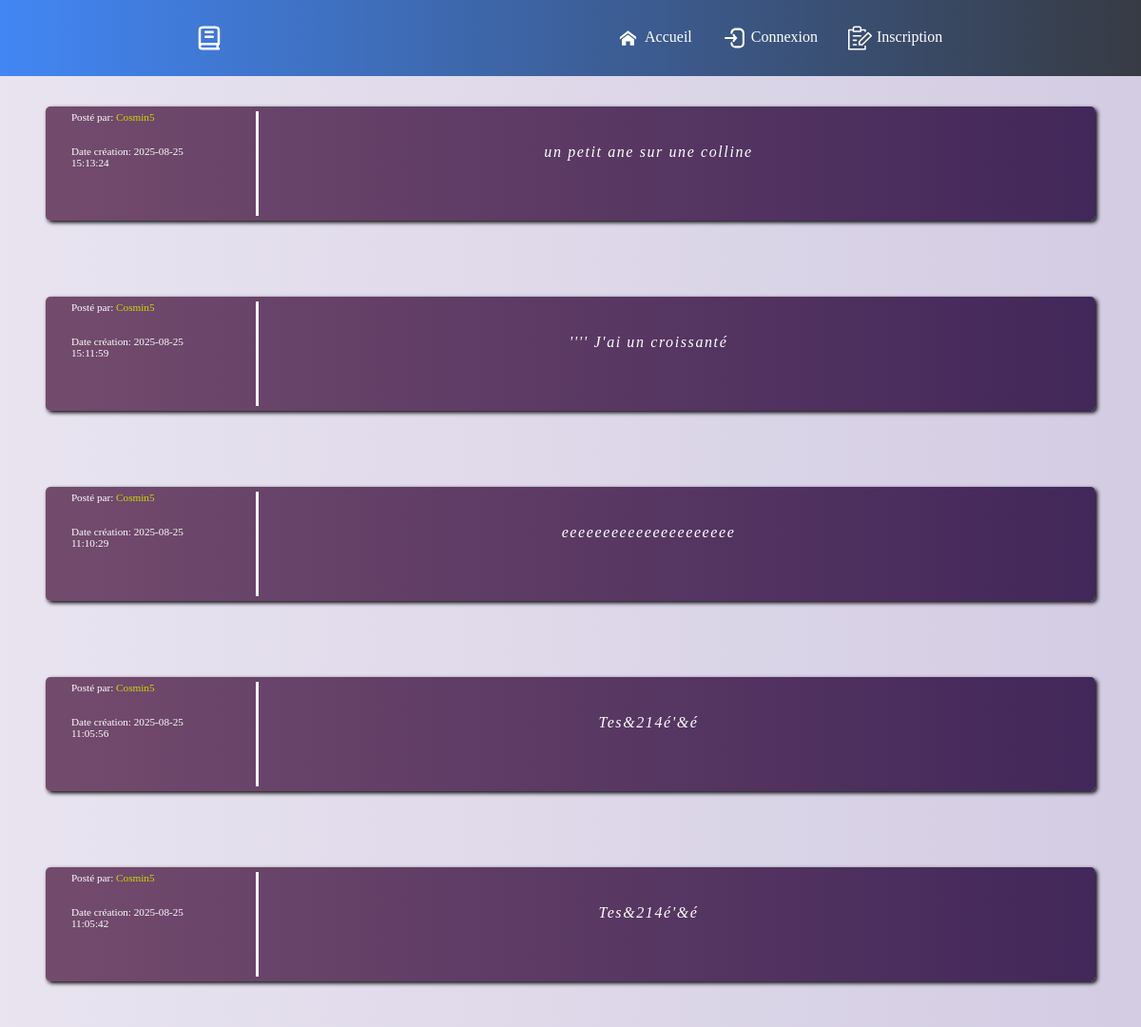
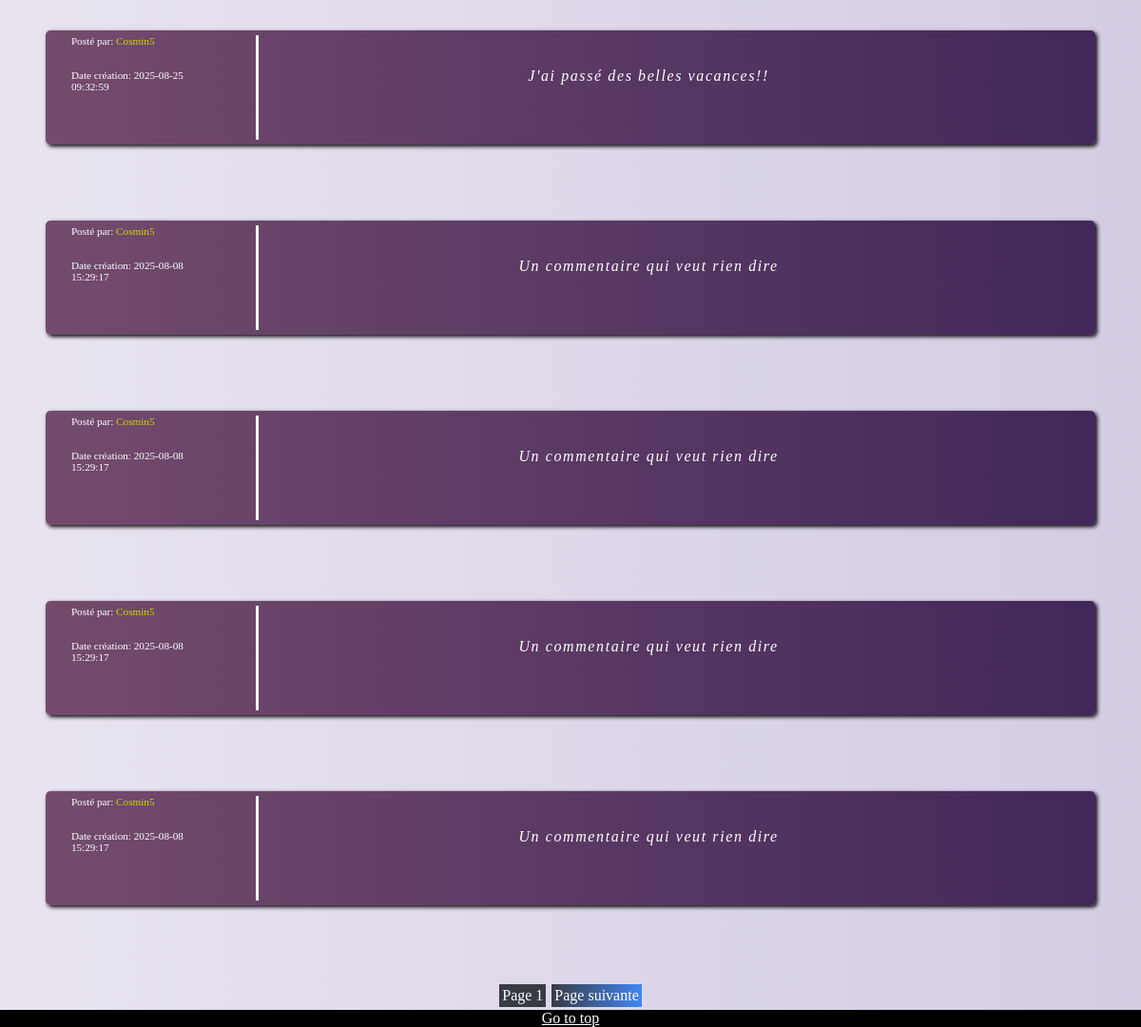
The page /livre-or.php on the database as committed earlier (2 pictures, top to bottom).
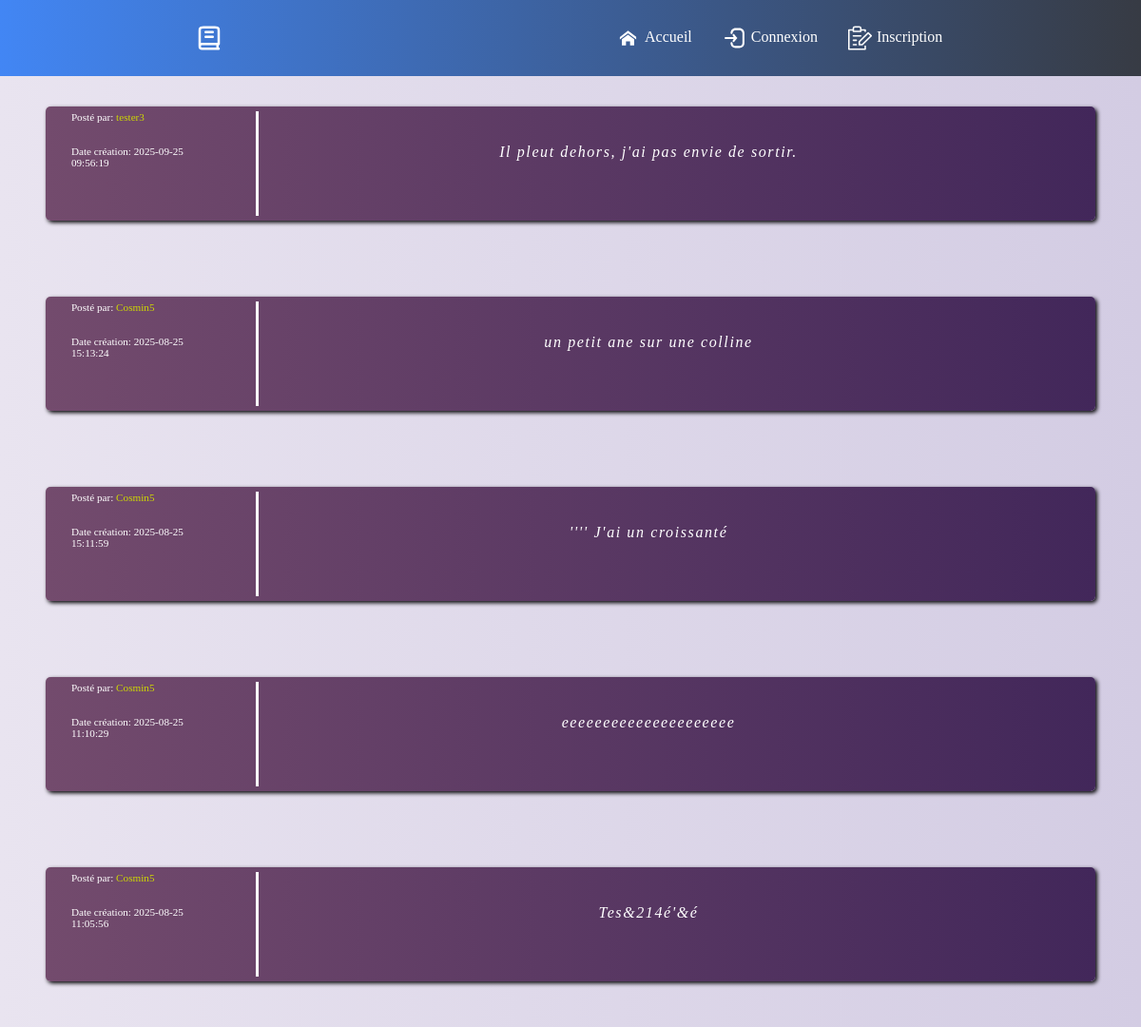
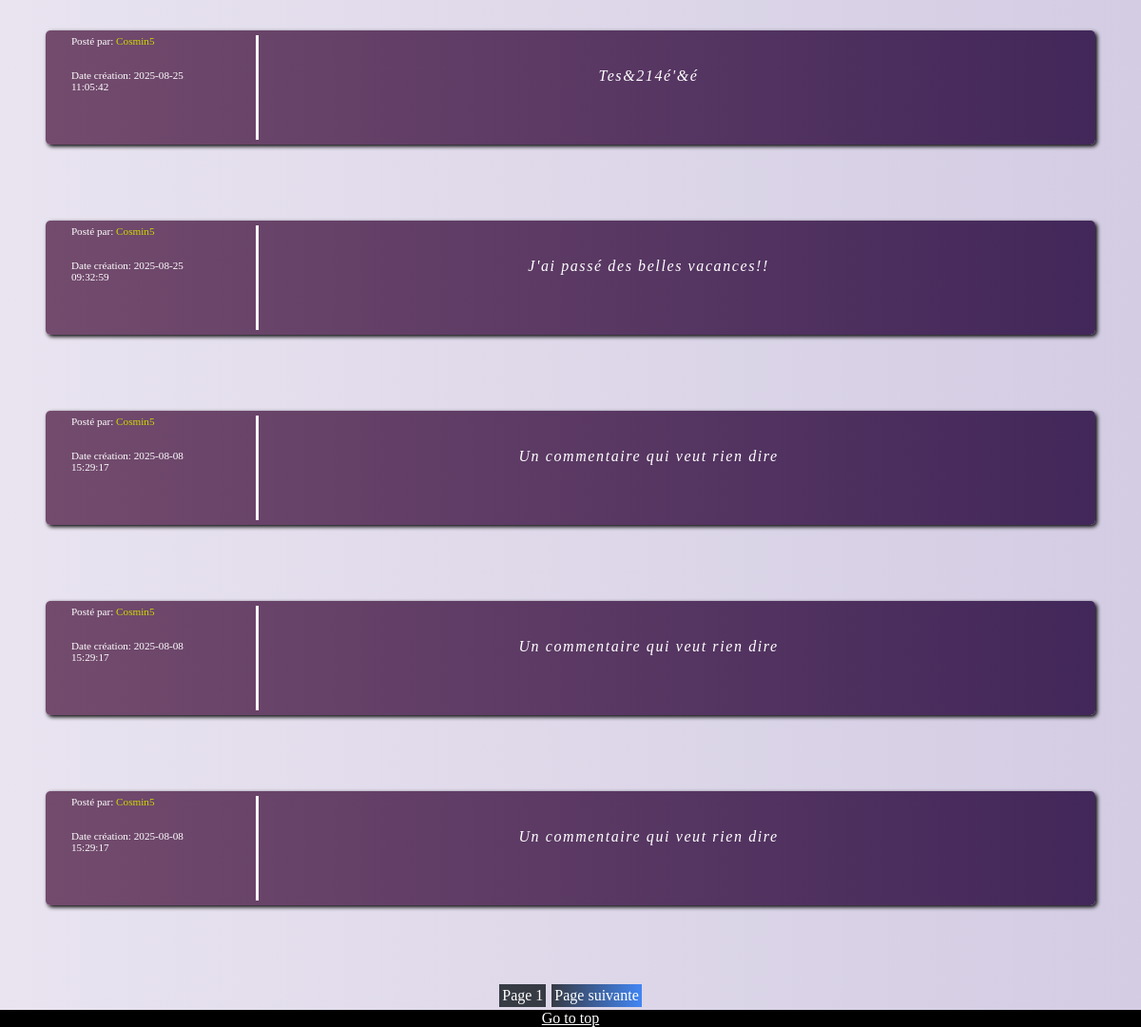
The same page on the database as committed later (2 pictures, top to bottom).
### tables this page shows
CREATE TABLE IF NOT EXISTS `commentaires` (
  `id` int UNSIGNED NOT NULL AUTO_INCREMENT,
  `commentaire` text NOT NULL,
  `id_utilisateur` int UNSIGNED NOT NULL,
  `date` datetime NOT NULL DEFAULT CURRENT_TIMESTAMP,
  PRIMARY KEY (`id`)
);

CREATE TABLE IF NOT EXISTS `utilisateurs` (
  `id` int UNSIGNED NOT NULL AUTO_INCREMENT,
  `login` varchar(255) NOT NULL,
  `password` varchar(255) NOT NULL,
  PRIMARY KEY (`id`),
  UNIQUE KEY `login` (`login`)
);

### model.php (called while the page is built, shortened)
<?php
if (file_exists("config.php"))
    include "config.php";
else {
    $server = "localhost";
    $user = "root";
    $password = "";
    $database = "livreor";
}
function connect_database()
{
    global $server, $user, $password, $database;
    $conn = new mysqli($server, $user, $password, $database);
    return $conn;
}
function sql_exec(string $sql, object $conn)
{
    try {
        $result = $conn->query($sql);
    } catch (mysqli_sql_exception $e) {
        echo 'Error: ' . $conn->error;
    }
    return $result;
}
function get_commentaires(int $offset = 0, int $amount = 0, $user_id = null): array
{
    $conn = connect_database();
    if (!$conn = connect_database())
        return ["ok" => false, "message" => "Database connection failed", "data" => []];
    $sql = "SELECT date, login, commentaire, commentaires.id AS id FROM commentaires INNER JOIN utilisateurs on commentaires.id_utilisateur=utilisateurs.id";
    $sql .= " ORDER BY date DESC ";
    if ($amount > 0)
        $sql .= " LIMIT " . $amount . " OFFSET " . $offset . ";";
    else if ($offset > 0)
        $sql .= "OFFSET " . $offset . ";";
    $result = sql_exec($sql, $conn);
    $result = $result->fetch_all(MYSQLI_ASSOC);
    return ["ok" => true, "message" => "Data succesfully retrieved", "data" => $result];
}
function get_comment_number()
{
    $conn = connect_database();
    if (!$conn = connect_database())
        return ["ok" => false, "message" => "Database connection failed", "data" => 0];
    $sql = "SELECT count(*) as nb FROM commentaires";
    $result = sql_exec($sql, $conn);
    $result = $result->fetch_assoc();
    return ["ok" => true, "message" => "Data succesfully retrieved", "data" => $result["nb"]];
}

### templates/livre-or-main.php (the view, shortened to what this page needs)
<main>
    <?php foreach ($data as $comment) {
    ?>
        <div class="comment-card">
            <div class="comment-info">
                <p>Posté par: <span class="comment-info-user"><?php echo $comment['login']; ?></span></p>
                <p>Date création: <?php echo $comment['date']; ?></p>
            </div>
            <div class="comment-content">
                <p>
                    <?php echo $comment['commentaire']; ?>
                </p>
            </div>
        </div>
    <?php } ?>
    <div class="page-menu">
        <?php
        echo "<p class='button-current-page'>Page " . $_GET["page"] . "</p>";
        if ((int) $_GET["page"] !== $page_number)
            echo "<a class='button-next-page' href=\"?page=" . (int) $_GET["page"] + 1 . "\">Page suivante</a>";
        ?>
    </div>
</main>

### livre-or.php (shortened to what this page needs)
<?php
include "model.php";
$res = get_comment_number();
$page_number = (int) ($res["data"] / NB_PER_PAGE);
if ($res["data"] % NB_PER_PAGE !== 0)
    $page_number++;
$offset = ((int)$_GET["page"] - 1) * NB_PER_PAGE;
$res = get_commentaires($offset, NB_PER_PAGE);
$data = $res["data"];
?>
<!DOCTYPE html>
<html lang="en">
<head>
    <link rel="stylesheet" href="assets/css/main.css">
</head>
<body>
    <?php
    include "templates/header.php";
    include "templates/livre-or-main.php";
    include "templates/footer.php";
    ?>
</body>
</html>

### templates/header.php (shortened to what this page needs)
<?php
$current_page = explode("/", $_SERVER["REQUEST_URI"]);
$current_page = end($current_page);
?>
<header id="header">
    <img src="assets\media\book-svgrepo-com.svg">
    <nav>
        <?php
        if ($current_page !== "index.php")
            echo "<a href=\"index.php\"><img src=\"assets/media/home-svgrepo-com.svg\">Accueil</a>";
        if (!isset($_SESSION["logged_user"])) {
            if ($current_page !== "connexion.php")
                echo "<a href=\"connexion.php\"><img src=\"assets/media/login.svg\">Connexion</a>";
            if ($current_page !== "inscription.php")
                echo "<a href=\"inscription.php\"><img src=\"assets/media/register.svg\">Inscription</a>";
        } ?>
    </nav>
</header>

### templates/footer.php
<footer>
    <a href="#header">Go to top</a>
</footer>

### assets/css/main.css (style rules this page uses)
* { margin: 0; padding: 0; box-sizing: border-box; }
body { width: 100vw; overflow-x: hidden; background: #D3CCE3; background: -webkit-linear-gradient(to right, #E9E4F0, #D3CCE3); background: linear-gradient(to right, #E9E4F0, #D3CCE3); min-height: 100vh; display: flex; flex-direction: column; }
header { width: 100vw; display: flex; flex-direction: column; background: #373B44; background: -webkit-linear-gradient(to right, #4286f4, #373B44); background: linear-gradient(to right, #4286f4, #373B44); align-items: center; }
header nav { display: flex; flex-direction: column; align-items: center; }
header img { width: 30px; height: 30px; }
header a { color: white; text-decoration: none; }
header a img { padding-right: 5px; vertical-align: middle; }
nav > a, nav > form { padding: 4px; }
main { padding-top: 2vh; background: #D3CCE3; background: -webkit-linear-gradient(to right, #E9E4F0, #D3CCE3); background: linear-gradient(to right, #E9E4F0, #D3CCE3); padding-left: 3vw; padding-right: 3vw; flex: 1; }
main p, main ul { margin-bottom: 3vh; }
.page-menu { display: flex; justify-content: center; }
.page-menu * { margin: 3px; }
.page-menu > p, .page-menu > a { padding: 3px; color: white; text-decoration: none; }
.button-next-page { background: #373B44; background: -webkit-linear-gradient(to left, #4286f4, #373B44); background: linear-gradient(to left, #4286f4, #373B44); }
.button-current-page { background: #373B44; }
.comment-card { position: sticky; top: 0; background: #42275a; background: -webkit-linear-gradient(to right, #734b6d, #42275a); background: linear-gradient(to right, #734b6d, #42275a); border-radius: 5px; margin-top: 2vh; margin-bottom: 10vh; margin-left: 1vw; width: 92vw; padding: 5px; display: flex; min-height: 15vh; box-shadow: #010002 2px 2px 4px; color: white; }
.comment-info { width: 20%; padding-right: 5%; padding-left: 2%; display: flex; flex-direction: column; align-items: left; border-right: 3px solid white; font-size: 0.7rem; }
.comment-info-user { color: rgb(205, 216, 2); }
.comment-content { width: 75%; display: flex; justify-content: center; align-items: center; }
.comment-content > p { letter-spacing: 0.1rem; font-weight: 500; font-style: italic; text-align: center; }
footer { width: 100wv; text-align: center; background-color: black; color: white; position: sticky; }
footer a { color: white; }
@media (width > 700px) { header { flex-direction: row; height: 10vh; justify-content: space-around; } }
@media (width > 700px) { header nav { flex-direction: row; gap: 2vw; } }

Rows that differ between the two databases and show on the page:
removed commentaires: id_utilisateur.login "Cosmin5", date "2025-08-08 15:29:17", commentaire "Un commentaire qui veut rien dire"
added commentaires: id_utilisateur.login "tester3", date "2025-09-25 09:56:19", commentaire "Il pleut dehors, j'ai pas envie de sortir."
